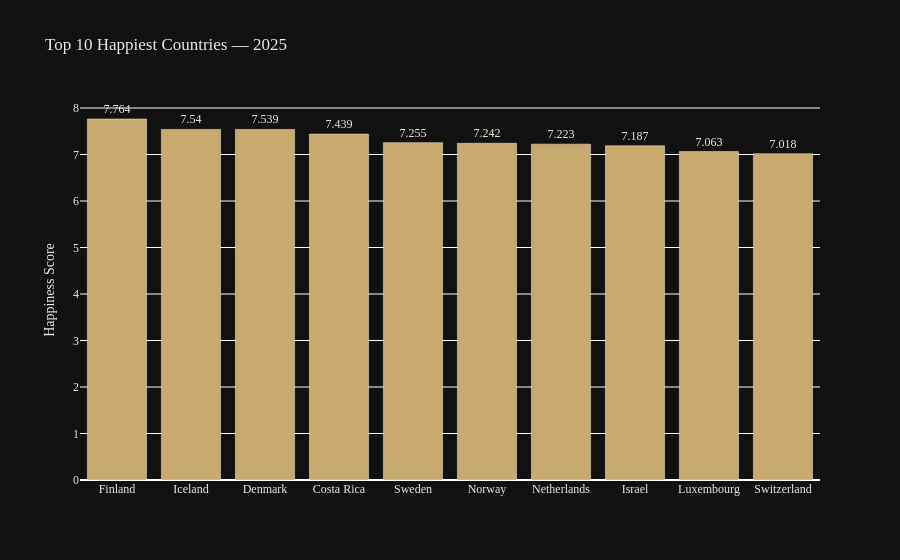
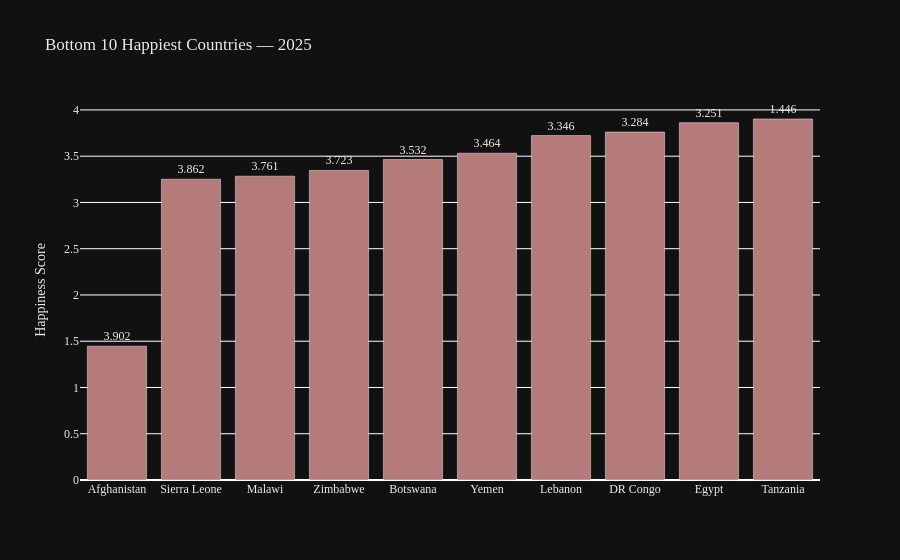

Here is the notebook cell these charts were saved with, in order:
### Markdown cell above
### 2. Top 10 & Bottom 10 Happiest Countries (2025)

The 2025 rankings reinforce a pattern that has held for over a decade: **Nordic countries dominate the top**, while Sub-Saharan African and conflict-affected nations cluster at the bottom. Finland claims the #1 position for the eighth consecutive year.

The gap between the top and bottom is striking — a difference of roughly 5 points on a 10-point scale, representing a fundamentally different lived experience.

### Code cell
# Visualization 2 — Top 10 & Bottom 10 happiest countries (2025)
df_2025_sorted = df_2025_std.sort_values('Happiness_Score', ascending=False)
top_10    = df_2025_sorted.head(10)
bottom_10 = df_2025_sorted.tail(10)

fig_top = px.bar(
    top_10, x='Country', y='Happiness_Score',
    title='Top 10 Happiest Countries — 2025',
    text=top_10['Happiness_Score'].round(3),
)
fig_top.update_traces(marker_color=ACCENT, textposition='outside', textfont=dict(color='#f0ece4'))
fig_top.update_layout(**DARK, xaxis_title='', yaxis_title='Happiness Score')
fig_top.write_html('public/charts/whr_top_10.html', full_html=True, include_plotlyjs='cdn')
fig_top.show()

fig_bottom = px.bar(
    bottom_10.sort_values('Happiness_Score'), x='Country', y='Happiness_Score',
    title='Bottom 10 Happiest Countries — 2025',
    text=bottom_10['Happiness_Score'].round(3),
)
fig_bottom.update_traces(marker_color='#b57a7a', textposition='outside', textfont=dict(color='#f0ece4'))
fig_bottom.update_layout(**DARK, xaxis_title='', yaxis_title='Happiness Score')
fig_bottom.show()

### Figure 1 — Plotly figure (JSON) as saved in the notebook; plotly's stock layout.template omitted (floating-point values rounded to 4 significant figures)
{"data": [{"hovertemplate": "Country=%{x}<br>Happiness_Score=%{text}<extra></extra>", "legendgroup": "", "marker": {"color": "#c8a96e", "pattern": {"shape": ""}}, "name": "", "orientation": "v", "showlegend": false, "text": [7.764, 7.54, 7.539, 7.439, 7.255, 7.242, 7.223, 7.187, 7.063, 7.018], "textfont": {"color": "#f0ece4"}, "textposition": "outside", "type": "bar", "x": ["Finland", "Iceland", "Denmark", "Costa Rica", "Sweden", "Norway", "Netherlands", "Israel", "Luxembourg", "Switzerland"], "xaxis": "x", "y": [7.764, 7.54, 7.539, 7.439, 7.255, 7.242, 7.223, 7.187, 7.063, 7.018], "yaxis": "y"}], "layout": {"barmode": "relative", "font": {"color": "#f0ece4", "family": "IBM Plex Mono"}, "legend": {"tracegroupgap": 0}, "paper_bgcolor": "#111111", "plot_bgcolor": "#111111", "title": {"text": "Top 10 Happiest Countries — 2025"}, "xaxis": {"anchor": "y", "domain": [0, 1], "title": {"text": ""}}, "yaxis": {"anchor": "x", "domain": [0, 1], "title": {"text": "Happiness Score"}}}}

### Figure 2 — Plotly figure (JSON) as saved in the notebook; plotly's stock layout.template omitted (floating-point values rounded to 4 significant figures)
{"data": [{"hovertemplate": "Country=%{x}<br>Happiness_Score=%{y}<br>text=%{text}<extra></extra>", "legendgroup": "", "marker": {"color": "#b57a7a", "pattern": {"shape": ""}}, "name": "", "orientation": "v", "showlegend": false, "text": [3.902, 3.862, 3.761, 3.723, 3.532, 3.464, 3.346, 3.284, 3.251, 1.446], "textfont": {"color": "#f0ece4"}, "textposition": "outside", "type": "bar", "x": ["Afghanistan", "Sierra Leone", "Malawi", "Zimbabwe", "Botswana", "Yemen", "Lebanon", "DR Congo", "Egypt", "Tanzania"], "xaxis": "x", "y": [1.446, 3.251, 3.284, 3.346, 3.464, 3.532, 3.723, 3.761, 3.862, 3.902], "yaxis": "y"}], "layout": {"barmode": "relative", "font": {"color": "#f0ece4", "family": "IBM Plex Mono"}, "legend": {"tracegroupgap": 0}, "paper_bgcolor": "#111111", "plot_bgcolor": "#111111", "title": {"text": "Bottom 10 Happiest Countries — 2025"}, "xaxis": {"anchor": "y", "domain": [0, 1], "title": {"text": ""}}, "yaxis": {"anchor": "x", "domain": [0, 1], "title": {"text": "Happiness Score"}}}}
